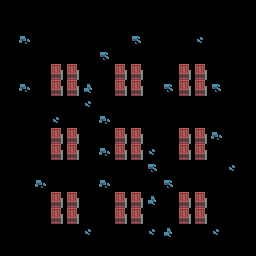

Below is a game level as drawn by its tile map, then a one-line description and the .tmx file that defines it, in full:
An orthogonal 16x16 tile map with 16x16 px tiles, 1 tile layer (Layout), 5 tilesets.

<map version="1.0" tiledversion="1.1.2" orientation="orthogonal" renderorder="right-down" width="16" height="16" tilewidth="16" tileheight="16" infinite="0" nextobjectid="1">
 <tileset firstgid="1" source="world1_tileset.tsx" />
 <tileset firstgid="241" source="world1_doors_front.tsx" />
 <tileset firstgid="385" source="world1_doors_side.tsx" />
 <tileset firstgid="475" source="object_rocks.tsx" />
 <tileset firstgid="478" source="large_crates.tsx" />
 <layer name="Layout" width="16" height="16">
  <data encoding="csv">
0,0,0,0,0,0,0,0,0,0,0,0,0,0,0,0,
0,0,0,0,0,0,0,0,0,0,0,0,0,0,0,0,
0,185,0,0,0,0,0,0,184,0,0,0,187,0,0,0,
0,0,0,0,0,0,184,0,0,0,0,0,0,0,0,0,
0,0,0,183,183,0,0,183,183,0,0,183,183,0,0,0,
0,185,0,183,183,186,0,183,183,0,184,183,183,184,0,0,
0,0,0,0,0,187,0,0,0,0,0,0,0,0,0,0,
0,0,0,187,0,0,185,0,0,0,0,0,0,0,0,0,
0,0,0,183,183,0,0,183,183,0,0,183,183,185,0,0,
0,0,0,183,183,0,185,183,183,187,0,183,183,0,0,0,
0,0,0,0,0,0,0,0,0,184,0,0,0,0,187,0,
0,0,185,0,0,0,185,0,0,0,184,0,0,0,0,0,
0,0,0,183,183,0,0,183,183,186,0,183,183,0,0,0,
0,0,0,183,183,0,0,183,183,0,0,183,183,0,0,0,
0,0,0,0,0,187,0,0,0,187,186,0,0,187,0,0,
0,0,0,0,0,0,0,0,0,0,0,0,0,0,0,0
</data>
 </layer>
</map>
